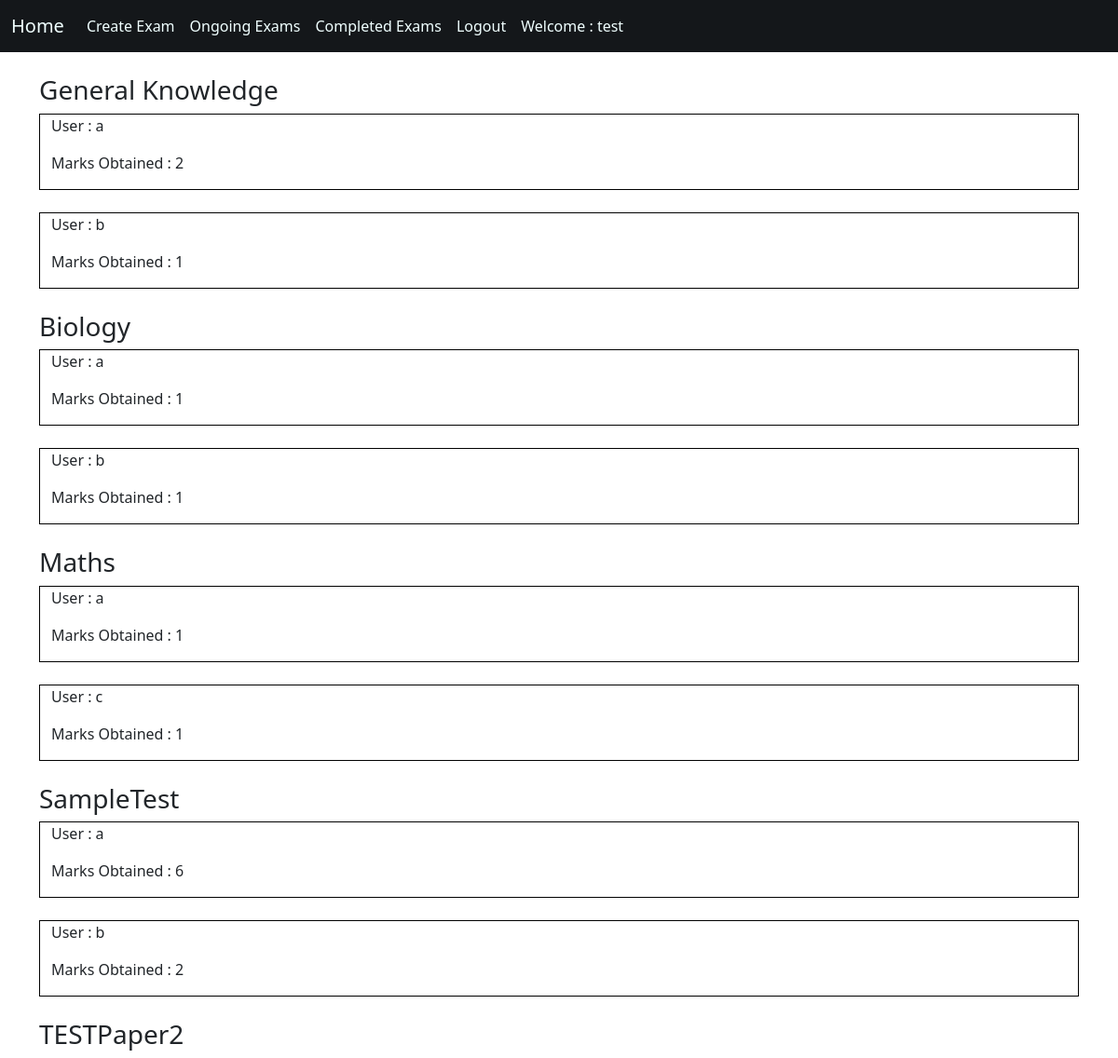
The page /completedexams (signed in) on the database its author committed.
### assesment/models.py (models this page shows)
class questionPaper(models.Model):
    users = models.ManyToManyField(User, related_name='user', blank=True)
    title = models.CharField(max_length=100, null=True, blank=True)
    questionList = models.ManyToManyField(question, blank=True, related_name='questionsList')
    submittedby = models.ManyToManyField(User, related_name='submitted', blank=True)
    examOverStatus = models.BooleanField(default=False)
    def __str__(self):
        return self.title or "No Title"

### user/models.py (models this page shows, shortened)
class questionPaperAttended(models.Model):
    user = models.ForeignKey(User, null=True, blank=True, on_delete=models.CASCADE)
    quest = models.ForeignKey(questionPaper, null=True, blank=True, on_delete=models.PROTECT)
    marksobtained = models.IntegerField()

### assesment/views.py (the view)
# urls.py: path('completedexams', allcompletedexams, name='completedexams'),
def allcompletedexams(request):
    qs = questionPaper.objects.filter(examOverStatus=True)
    lst = {}
    for q in qs:
        print(q.title)
        ex = questionPaperAttended.objects.filter(quest=q)
        lst[q] = ex
    print(lst)
    template_name = "completed.html"
    context = {'lst':lst}
    return render(request, template_name, context)

### templates/completed.html
{% extends "base.html" %}
{% block content %}
    {% for x, y in lst.items %}
        <h3>{{x.title}}</h3>
        {% for z in y %}
        <div class="container" style="border: 1px solid black;">
            <p>User : {{z.user}}</p>
            <p>Marks Obtained : {{z.marksobtained}}</p>
        </div>
        <br>
        {% endfor %}
    {% endfor %}
{% endblock %}

### templates/base.html (shortened to what this page needs)
<html>
    <head>
        <link href="https://cdn.jsdelivr.net/npm/bootstrap@5.0.0-beta2/dist/css/bootstrap.min.css" rel="stylesheet">
    </head>
    <body>
        <nav class="navbar sticky-top navbar-expand-lg navbar-light" style="background-color:rgb(20,23,26);">
            <div class="container-fluid">
              <a class="navbar-brand" href="/" style="color:azure;">Home</a>
              <div class="collapse navbar-collapse" id="navbarSupportedContent">
                <ul class="navbar-nav me-auto mb-2 mb-lg-0">
                  {% if not user.is_authenticated %}
                  <li class="nav-item">
                    <a class="nav-link" href="login" style="color: azure;">Login</a>
                  </li>
                  <li class="nav-item">
                    <a class="nav-link" href="register" style="color: azure;">SignUp</a>
                  </li>
                  {% else %}
                    {% if request.user.is_superuser %}
                    <li class="nav-item">
                        <a class="nav-link" style="color: azure;" href="{% url 'createexam' %}">Create Exam</a>
                    </li>
                    <li class="nav-item">
                      <a class="nav-link" style="color: azure;" href="{% url 'ongoingexams' %}">Ongoing Exams</a>
                    </li>
                    <li class="nav-item">
                        <a class="nav-link" style="color: azure;" href="{% url 'completedexams' %}">Completed Exams</a>
                    </li>
                    {% endif %}
                    <li class="nav-item">
                        <a class="nav-link" style="color: azure;" href="{% url 'logout' %}">Logout</a>
                    </li>
                    <li class="nav-item">
                        <a class="nav-link" style="color: azure;" href="#">Welcome : {{request.user}}</a>
                    </li>
                  {% endif %}
                </ul>
              </div>
            </div>
          </nav>
        <div class="container">
          <br>
        {% block content %}
        {% endblock %}
        </div>
      </body>
</html>

### rows shown on the page
questionPaper: title "General Knowledge"
questionPaperAttended: user "a", marksobtained "2"
questionPaperAttended: user "b", marksobtained "1"
questionPaper: title "Biology"
questionPaperAttended: user "a", marksobtained "1"
questionPaperAttended: user "b", marksobtained "1"
questionPaper: title "Maths"
questionPaperAttended: user "a", marksobtained "1"
questionPaperAttended: user "c", marksobtained "1"
questionPaper: title "SampleTest"
questionPaperAttended: user "a", marksobtained "6"
questionPaperAttended: user "b", marksobtained "2"
questionPaper: title "TESTPaper2"

### other values the page prints
{{ request.user }} "test"
